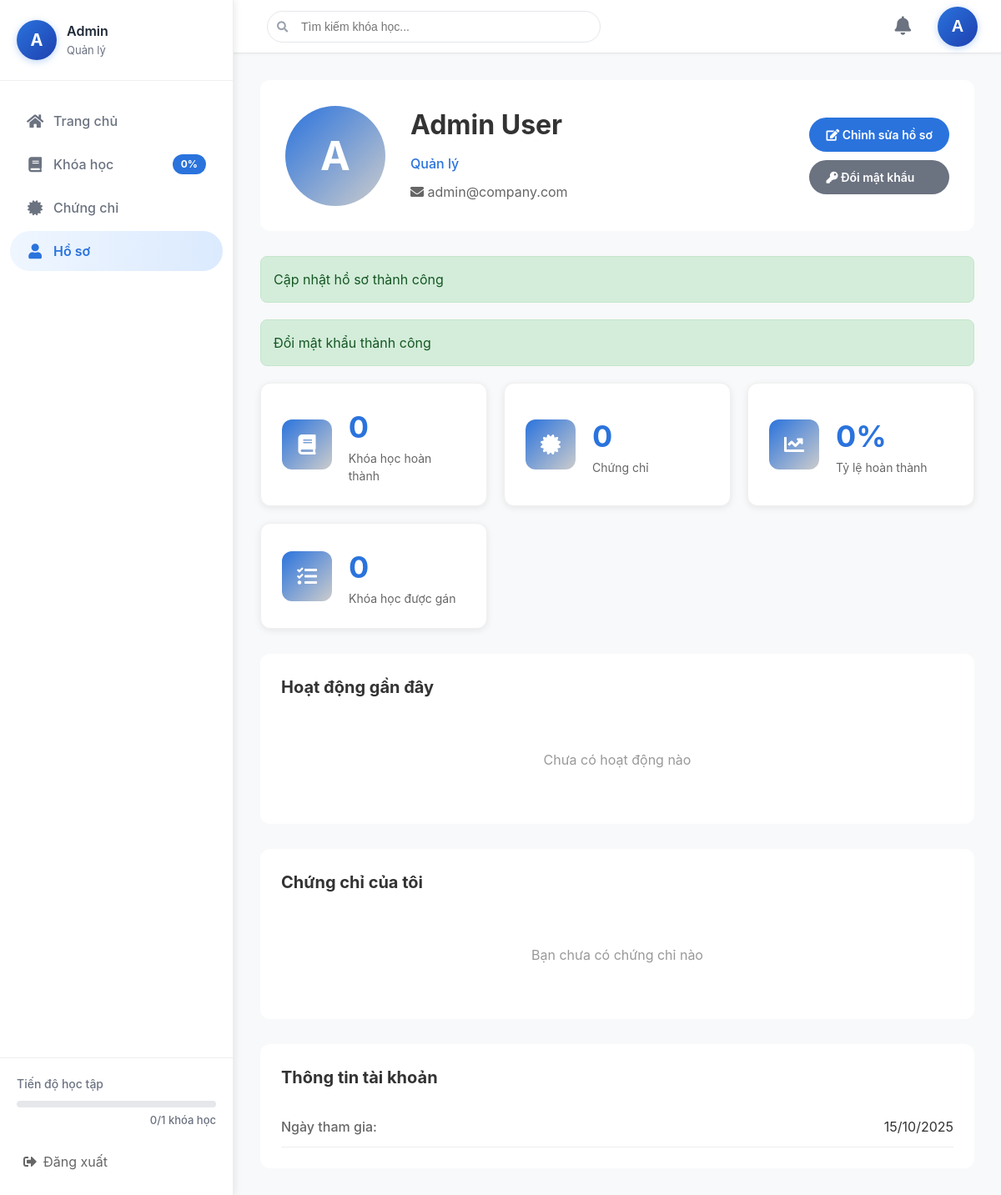
The page /profile (signed in) on the database its author committed.
### tables this page shows
CREATE TABLE IF NOT EXISTS tblTrain_Employee (
    ID INT AUTO_INCREMENT PRIMARY KEY,
    FirstName VARCHAR(100) NOT NULL,
    LastName VARCHAR(100) NOT NULL,
    Email VARCHAR(255) NOT NULL UNIQUE,
    PasswordHash VARCHAR(255) NOT NULL COMMENT 'Use bcrypt/argon2; do NOT use MD5/SHA1',
    PositionID INT NULL,
    `Role` VARCHAR(50) NOT NULL DEFAULT 'user' COMMENT 'admin|staff|user etc',
    Status TINYINT DEFAULT 1,
    LastLoginAt DATETIME DEFAULT NULL,
    LastLoginIP VARCHAR(45),
    CreatedAt DATETIME DEFAULT CURRENT_TIMESTAMP,
    DeletedAt DATETIME DEFAULT NULL,
    INDEX idx_email (Email),
    INDEX idx_role (`Role`),
    CONSTRAINT fk_employee_position FOREIGN KEY (PositionID) REFERENCES tblTrain_Position(ID) ON DELETE SET NULL
);

### controllers/EmployeeController.php (called while the page is built, shortened)
<?php
require_once __DIR__ . '/../core/Controller.php';
require_once __DIR__ . '/../models/EmployeeModel.php';
require_once __DIR__ . '/../models/CompletionModel.php';
require_once __DIR__ . '/../models/CertificateModel.php';
class EmployeeController extends Controller {
    private $employeeModel;
    private $completionModel;
    private $certificateModel;
    public function __construct() {
        $this->employeeModel = new EmployeeModel();
        $this->completionModel = new CompletionModel();
        $this->certificateModel = new CertificateModel();
    }
    public function profile() {
        $employeeId = $this->checkAuth();
        $employee = $this->employeeModel->findById($employeeId);
        $completionStats = $this->completionModel->getEmployeeCompletionRate($employeeId);
        $certificates = $this->certificateModel->getEmployeeCertificates($employeeId);
        $recentCompletions = $this->completionModel->getRecentCompletions($employeeId, 5);
        $sidebarData = $this->getSidebarData($employeeId);
        $this->render('employee/profile', [
            'employee' => $employee,
            'completionStats' => $completionStats,
            'certificates' => $certificates,
            'recentCompletions' => $recentCompletions,
            'sidebarData' => $sidebarData,
            'pageTitle' => 'Hồ sơ của tôi'
        ]);
    }
    private function getSidebarData($employeeId) {
        $progress = [
            'total_subjects' => 0,
            'completed_subjects' => 0,
            'total_certificates' => 0
        ];
        try {
            $stmt = $this->db->prepare("
                SELECT
                    COUNT(DISTINCT s.ID) as total_subjects,
                    SUM(CASE WHEN
                        EXISTS (
                            SELECT 1
                            FROM " . TBL_EXAM . " e
                            WHERE e.SubjectID = s.ID
                            AND e.EmployeeID = ?
                            AND e.Passed = 1
                        )
                        THEN 1 ELSE 0
                    END) as completed_subjects,
                    (SELECT COUNT(*)
                     FROM " . TBL_CERTIFICATE . " c
                     WHERE c.EmployeeID = ?
                     AND c.Status = 1) as total_certificates
                FROM " . TBL_SUBJECT . " s
                INNER JOIN " . TBL_KNOWLEDGE_GROUP . " kg ON s.KnowledgeGroupID = kg.ID
                INNER JOIN " . TBL_ASSIGN . " a ON kg.ID = a.KnowledgeGroupID
                INNER JOIN " . TBL_POSITION . " p ON p.ID = a.PositionID
                WHERE p.ID = (
                    SELECT PositionID
                    FROM " . TBL_EMPLOYEE . "
                    WHERE ID = ?
                )
                AND s.Status = 1
                AND s.DeletedAt IS NULL
                AND kg.Status = 1
                AND a.Status = 1
                AND (a.AssignDate <= CURRENT_DATE)
                AND (a.ExpireDate IS NULL OR a.ExpireDate >= CURRENT_DATE)
            ");
            $stmt->execute([$employeeId, $employeeId, $employeeId]);
            $progressResult = $stmt->fetch(PDO::FETCH_ASSOC);
            if ($progressResult) {
                $progress = [
                    'total_subjects' => (int)($progressResult['total_subjects'] ?? 0),
                    'completed_subjects' => (int)($progressResult['completed_subjects'] ?? 0),
                    'total_certificates' => (int)($progressResult['total_certificates'] ?? 0)
                ];
            }
        } catch (Exception $e) {
            error_log('Lỗi lấy dữ liệu thanh bên: ' . $e->getMessage());
        }
        try {
            $positionStmt = $this->db->prepare("
                SELECT p.PositionName
                FROM " . TBL_EMPLOYEE . " e
                LEFT JOIN " . TBL_POSITION . " p ON e.PositionID = p.ID
                WHERE e.ID = ?
            ");
            $positionStmt->execute([$employeeId]);
            $position = $positionStmt->fetch(PDO::FETCH_ASSOC);
        } catch (Exception $e) {
            error_log('Lỗi lấy vị trí: ' . $e->getMessage());
            $position = ['PositionName' => 'Nhân viên'];
        }
        return [
            'progress' => $progress,
            'position' => $position['PositionName'] ?? 'Nhân viên'
        ];
    }
}
?>

### models/EmployeeModel.php (called while the page is built, shortened)
<?php
require_once __DIR__ . '/../core/Model.php';
class EmployeeModel extends Model {
    protected $table = 'tbltrain_employee';
    public function findById($id) {
        $sql = "SELECT * FROM {$this->table} WHERE ID = ? LIMIT 1";
        $result = $this->query($sql, [$id]);
        return $result ? $result[0] : null;
    }
}

### core/Model.php (called while the page is built, shortened)
<?php
class Model {
    protected $db;
    public function __construct() {
        $this->db = $GLOBALS['db'];
    }
    protected function query($sql, $params = []) {
        $stmt = $this->db->prepare($sql);
        $stmt->execute($params);
        return $stmt->fetchAll(PDO::FETCH_ASSOC);
    }
}

### models/CompletionModel.php (called while the page is built, shortened)
<?php
class CompletionModel extends Model {
    protected $table = 'tblTrain_Completion';
    public function getEmployeeCompletionRate($employeeId) {
        $sql = "SELECT
                    COUNT(*) as total_subjects,
                    SUM(CASE WHEN Method IN ('video', 'exam', 'manual') THEN 1 ELSE 0 END) as completed_subjects
                FROM {$this->table}
                WHERE EmployeeID = ?";
        $stmt = $this->db->prepare($sql);
        $stmt->execute([$employeeId]);
        $result = $stmt->fetch(PDO::FETCH_ASSOC);
        $total = $result['total_subjects'] ?? 0;
        $completed = $result['completed_subjects'] ?? 0;
        $completionRate = ($total > 0) ? ($completed / $total) * 100 : 0;
        return [
            'completion_rate' => $completionRate,
            'total_completed' => $completed,
            'total_assigned' => $total
        ];
    }
}

### models/CertificateModel.php (called while the page is built, shortened)
<?php
require_once __DIR__ . '/../core/Model.php';
class CertificateModel extends Model {
    protected $table = 'tblTrain_Certificate';
    public function getEmployeeCertificates($employeeId) {
        $sql = "SELECT c.*,
                s.Title as SubjectName,
                s.Description as SubjectDescription,
                CASE
                    WHEN c.Status = 0 THEN 'pending'
                    WHEN c.Status = 1 AND (c.ExpiresAt IS NULL OR c.ExpiresAt > NOW()) THEN 'active'
                    WHEN c.Status = 1 AND c.ExpiresAt <= NOW() THEN 'expired'
                    WHEN c.Status = 2 THEN 'revoked'
                END as CertStatus
                FROM {$this->table} c
                JOIN tblTrain_Subject s ON c.SubjectID = s.ID
                WHERE c.EmployeeID = ?
                ORDER BY c.IssuedAt DESC";
        return $this->query($sql, [$employeeId]);
    }
}

### views/employee/profile.php (the view, shortened to what this page needs)
<div class="profile-container">
    <div class="profile-header">
        <div class="profile-avatar">
            <?= strtoupper(substr($employee['FirstName'], 0, 1)) ?>
        </div>
        <div class="profile-info">
            <h1><?= htmlspecialchars($employee['FirstName'] . ' ' . $employee['LastName']) ?></h1>
            <p class="profile-position"><?= htmlspecialchars($sidebarData['position']) ?></p>
            <p class="profile-email">
                <i class="fas fa-envelope"></i>
                <?= htmlspecialchars($employee['Email']) ?>
            </p>
        </div>
        <div class="profile-actions">
            <a href="<?= BASE_URL ?>/profile/edit" class="btn-primary">
                <i class="fas fa-edit"></i> Chỉnh sửa hồ sơ
            </a>
            <a href="<?= BASE_URL ?>/profile/change-password" class="btn-secondary">
                <i class="fas fa-key"></i> Đổi mật khẩu
            </a>
        </div>
    </div>
    <?php if (isset($_SESSION['profile_success'])): ?>
        <div class="alert alert-success">
            <?= htmlspecialchars($_SESSION['profile_success']) ?>
        </div>
    <?php endif; ?>
    <?php if (isset($_SESSION['password_success'])): ?>
        <div class="alert alert-success">
            <?= htmlspecialchars($_SESSION['password_success']) ?>
        </div>
    <?php endif; ?>
    <div class="profile-stats">
        <div class="stat-card">
            <div class="stat-icon">
                <i class="fas fa-book"></i>
            </div>
            <div class="stat-details">
                <div class="stat-value"><?= $completionStats['total_completed'] ?></div>
                <div class="stat-label">Khóa học hoàn thành</div>
            </div>
        </div>
        <div class="stat-card">
            <div class="stat-icon">
                <i class="fas fa-certificate"></i>
            </div>
            <div class="stat-details">
                <div class="stat-value"><?= count($certificates) ?></div>
                <div class="stat-label">Chứng chỉ</div>
            </div>
        </div>
        <div class="stat-card">
            <div class="stat-icon">
                <i class="fas fa-chart-line"></i>
            </div>
            <div class="stat-details">
                <div class="stat-value"><?= round($completionStats['completion_rate']) ?>%</div>
                <div class="stat-label">Tỷ lệ hoàn thành</div>
            </div>
        </div>
        <div class="stat-card">
            <div class="stat-icon">
                <i class="fas fa-tasks"></i>
            </div>
            <div class="stat-details">
                <div class="stat-value"><?= $completionStats['total_assigned'] ?></div>
                <div class="stat-label">Khóa học được gán</div>
            </div>
        </div>
    </div>
    <div class="profile-content">
        <div class="profile-section">
            <h2>Hoạt động gần đây</h2>
            <?php if (empty($recentCompletions)): ?>
                <p class="no-data">Chưa có hoạt động nào</p>
            <?php endif; ?>
        </div>
        <div class="profile-section">
            <h2>Chứng chỉ của tôi</h2>
            <?php if (empty($certificates)): ?>
                <p class="no-data">Bạn chưa có chứng chỉ nào</p>
            <?php endif; ?>
        </div>
    </div>
    <div class="profile-section">
        <h2>Thông tin tài khoản</h2>
        <div class="info-table">
            <div class="info-row">
                <span class="info-label">Ngày tham gia:</span>
                <span class="info-value">
                    <?= date('d/m/Y', strtotime($employee['CreatedAt'])) ?>
                </span>
            </div>
        </div>
    </div>
</div>

### index.php (shortened to what this page needs)
<?php
$requestUri = parse_url($_SERVER['REQUEST_URI'], PHP_URL_PATH);
$baseDir = dirname($_SERVER['SCRIPT_NAME']);
if (strpos($requestUri, $baseDir) === 0) {
    $requestUri = substr($requestUri, strlen($baseDir));
}
$request = '/' . trim($requestUri, '/');
$request = preg_replace('#/+#', '/', $request);
$loginUrl = $baseDir . '/login';
$router = new Router();
try {
    $router->handle($request);
} catch (Exception $e) {
    error_log("Error handling request: " . $e->getMessage());
    error_log("Stack trace: " . $e->getTraceAsString());
    if (!isset($_SESSION['employee_id'])) {
        if ($request === '/login') {
            if (file_exists(BASE_PATH . '/views/login.php')) {
                require_once BASE_PATH . '/views/login.php';
            } else {
                header('Location: ' . $loginUrl);
            }
        } else {
            header('Location: ' . $loginUrl);
        }
        exit;
    }
    if (getenv('APP_ENV') === 'production') {
        require_once BASE_PATH . '/views/error/500.php';
    } else {
        echo '<pre>' . $e->getMessage() . "\n" . $e->getTraceAsString() . '</pre>';
    }
}
class Router {
    private $routes = [];
    public function __construct() {
        $routesFile = BASE_PATH . '/routes.php';
        $this->routes = require $routesFile;
    }
    public function handle($request) {
        $method = $_SERVER['REQUEST_METHOD'];
        foreach ($this->routes as $pattern => $handler) {
            $parts = explode(' ', $pattern, 2);
            list($methodPattern, $pathPattern) = $parts;
            if ($methodPattern !== $method) {
                continue;
            }
            $quotedPath = preg_quote($pathPattern, '#');
            $pathRegex = '#^' . preg_replace('#\\\\:([a-zA-Z0-9_]+)#', '(?P<$1>[^/]+)', $quotedPath) . '$#';
            if (preg_match($pathRegex, $request, $matches)) {
                $params = [];
                list($controller, $action) = explode('@', $handler);
                $instance = new $controller();
                call_user_func_array([$instance, $action], array_values($params));
                return;
            }
        }
    }
}

### views/layout/sidebar.php (shortened to what this page needs)
<aside class="sidebar">
    <?php
    $progress = $sidebarData['progress'] ?? ['total_subjects' => 0, 'completed_subjects' => 0, 'total_certificates' => 0];
    $position = $sidebarData['position'] ?? 'Nhân viên';
    $progressPercent = ($progress['total_subjects'] > 0)
        ? floor(($progress['completed_subjects'] / $progress['total_subjects']) * 100)
        : 0;
    ?>
    <div class="sidebar-header">
        <div class="user-info">
            <div class="avatar">
                <?= !empty($employee['FirstName']) ? strtoupper(substr($employee['FirstName'], 0, 1)) : '?' ?>
            </div>
            <div class="user-details">
                <div class="user-name"><?= htmlspecialchars($employee['FirstName'] ?? 'Unknown User') ?></div>
                <div class="user-position"><?= htmlspecialchars($position) ?></div>
            </div>
        </div>
    </div>
    <nav class="sidebar-nav">
        <a href="<?= BASE_URL ?>/dashboard" class="nav-item <?= $currentPage === 'dashboard' ? 'active' : '' ?>">
            <i class="fas fa-home"></i>
            <span>Trang chủ</span>
        </a>
        <a href="<?= BASE_URL ?>/subjects" class="nav-item <?= $currentPage === 'subjects' ? 'active' : '' ?>">
            <i class="fas fa-book"></i>
            <span>Khóa học</span>
            <?php if ($progress['total_subjects'] > 0): ?>
                <div class="progress-badge">
                    <?= $progressPercent ?>%
                </div>
            <?php endif; ?>
        </a>
        <a href="<?= BASE_URL ?>/certificates" class="nav-item <?= $currentPage === 'certificates' ? 'active' : '' ?>">
            <i class="fas fa-certificate"></i>
            <span>Chứng chỉ</span>
        </a>
        <a href="<?= BASE_URL ?>/profile" class="nav-item <?= $currentPage === 'profile' ? 'active' : '' ?>">
            <i class="fas fa-user"></i>
            <span>Hồ sơ</span>
        </a>
    </nav>
    <div class="sidebar-footer">
        <div class="progress-summary">
            <div class="progress-title">Tiến độ học tập</div>
            <div class="progress-bar">
            </div>
            <div class="progress-stats">
                <?= $progress['completed_subjects'] ?>/<?= $progress['total_subjects'] ?> khóa học
            </div>
        </div>
        <a href="<?= BASE_URL ?>/logout" class="logout-btn">
            <i class="fas fa-sign-out-alt"></i>
            <span>Đăng xuất</span>
        </a>
    </div>
</aside>

### rows shown on the page
tbltrain_employee: FirstName "A", FirstName "Admin", FirstName+LastName "Admin User", Email "admin@company.com", CreatedAt "15/10/2025"

### other values the page prints
$position "Quản lý"
$progressPercent "0"
$progress['completed_subjects'] "0"
$progress['total_subjects'] "1"
$sidebarData['position'] "Quản lý"
$completionStats['total_completed'] "0"
count($certificates) "0"
$completionStats['completion_rate'] "0"
$completionStats['total_assigned'] "0"
